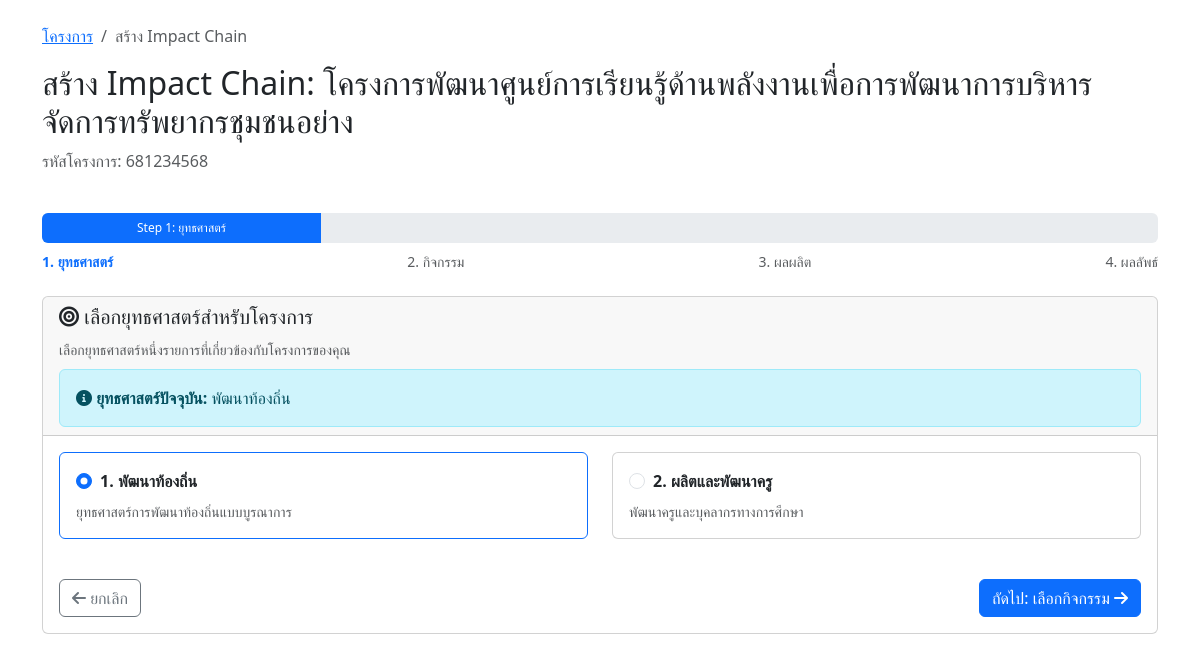
The page /impact-chain/step1-strategy.php?project_id=4 (signed in) on the database as committed earlier.
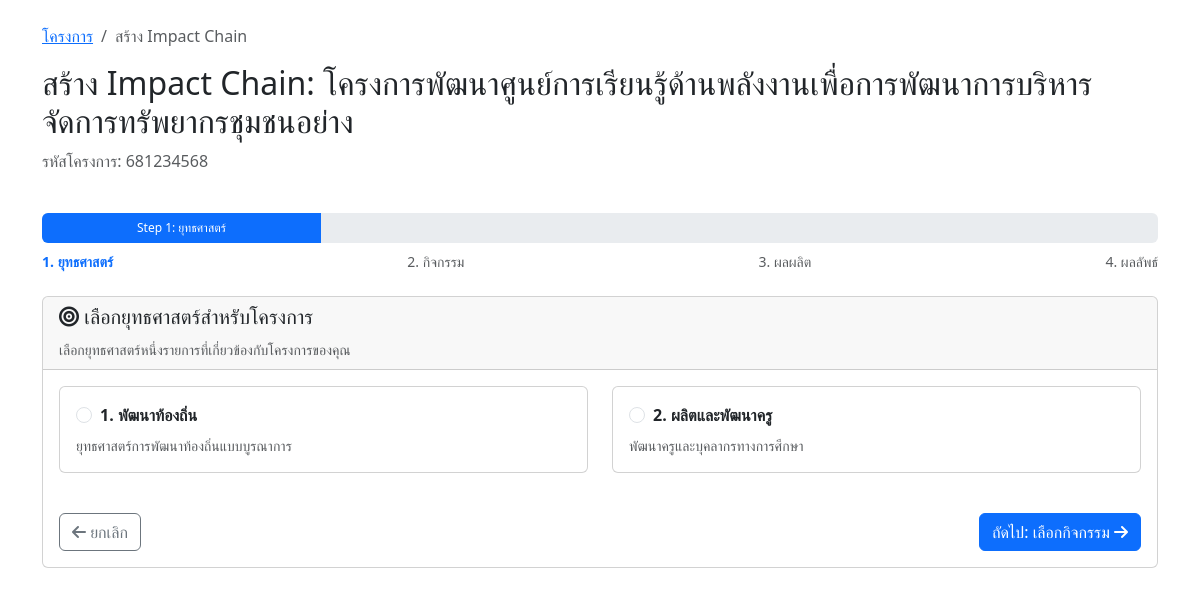
The same page on the database as committed later.
### tables this page shows
CREATE TABLE `project_strategies` (
  `id` int(11) NOT NULL,
  `project_id` int(11) NOT NULL COMMENT 'รหัสโครงการ',
  `strategy_id` int(11) NOT NULL COMMENT 'รหัสยุทธศาสตร์',
  `created_by` varchar(100) DEFAULT NULL COMMENT 'ผู้สร้าง',
  `created_at` timestamp NOT NULL DEFAULT current_timestamp(),
  `updated_at` timestamp NOT NULL DEFAULT current_timestamp() ON UPDATE current_timestamp()
);

CREATE TABLE `strategies` (
  `strategy_id` int(11) NOT NULL,
  `strategy_code` varchar(50) NOT NULL,
  `strategy_name` varchar(255) NOT NULL,
  `description` text DEFAULT NULL,
  `created_at` timestamp NOT NULL DEFAULT current_timestamp()
);

### impact-chain/step1-strategy.php (the view, shortened to what the changed rows need)
<?php
require_once '../config.php';
$project_id = isset($_GET['project_id']) ? (int)$_GET['project_id'] : 0;
$user_id = $_SESSION['user_id'];
$check_query = "SELECT * FROM projects WHERE id = ? AND created_by = ?";
$check_stmt = mysqli_prepare($conn, $check_query);
mysqli_stmt_bind_param($check_stmt, 'is', $project_id, $user_id);
mysqli_stmt_execute($check_stmt);
$project_result = mysqli_stmt_get_result($check_stmt);
$project = mysqli_fetch_assoc($project_result);
$strategies_query = "SELECT * FROM strategies ORDER BY strategy_id ASC";
$strategies_result = mysqli_query($conn, $strategies_query);
$strategies = mysqli_fetch_all($strategies_result, MYSQLI_ASSOC);
$selected_strategies = [];
$selected_strategy_ids = [];
$selected_strategy_query = "SELECT ps.strategy_id, s.strategy_name
                           FROM project_strategies ps
                           JOIN strategies s ON ps.strategy_id = s.strategy_id
                           WHERE ps.project_id = ?";
$selected_strategy_stmt = mysqli_prepare($conn, $selected_strategy_query);
mysqli_stmt_bind_param($selected_strategy_stmt, 'i', $project_id);
mysqli_stmt_execute($selected_strategy_stmt);
$selected_strategy_result = mysqli_stmt_get_result($selected_strategy_stmt);
while ($strategy = mysqli_fetch_assoc($selected_strategy_result)) {
    $selected_strategies[] = $strategy;
    $selected_strategy_ids[] = $strategy['strategy_id'];
}
?>
<!DOCTYPE html>
<html lang="th">
<head>
    <link href="https://cdn.jsdelivr.net/npm/bootstrap@5.3.0/dist/css/bootstrap.min.css" rel="stylesheet">
    <link href="https://cdnjs.cloudflare.com/ajax/libs/font-awesome/6.0.0/css/all.min.css" rel="stylesheet">
</head>
<body>
    <div class="container mt-4">
        <div class="row mb-4">
            <div class="col-12">
                <h2>สร้าง Impact Chain: <?php echo htmlspecialchars($project['name']); ?></h2>
            </div>
        </div>
        <div class="row">
            <div class="col-12">
                <div class="card">
                    <div class="card-header">
                        <?php if (!empty($selected_strategies)): ?>
                            <div class="mt-2">
                                <div class="alert alert-info mb-0">
                                    <i class="fas fa-info-circle"></i>
                                    <strong>ยุทธศาสตร์ปัจจุบัน:</strong>
                                    <?php echo htmlspecialchars($selected_strategies[0]['strategy_name']); ?>
                                </div>
                            </div>
                        <?php endif; ?>
                    </div>
                    <div class="card-body">
                        <form action="process-step1.php" method="POST">
                            <?php if (empty($strategies)): ?>
                                <div class="alert alert-warning">
                                    <i class="fas fa-exclamation-triangle"></i> ไม่พบข้อมูลยุทธศาสตร์ในระบบ
                                </div>
                            <?php else: ?>
                                <div class="row">
                                    <?php $counter = 1;
                                    foreach ($strategies as $strategy): ?>
                                        <div class="col-md-6 mb-3">
                                            <div class="card h-100 <?php echo in_array($strategy['strategy_id'], $selected_strategy_ids) ? 'border-primary' : ''; ?>">
                                                <div class="card-body">
                                                    <div class="form-check">
                                                        <input class="form-check-input" type="radio"
                                                            name="strategy" value="<?php echo $strategy['strategy_id']; ?>"
                                                            id="strategy_<?php echo $strategy['strategy_id']; ?>"
                                                            <?php echo in_array($strategy['strategy_id'], $selected_strategy_ids) ? 'checked' : ''; ?>>
                                                        <label class="form-check-label fw-bold" for="strategy_<?php echo $strategy['strategy_id']; ?>">
                                                            <?php echo $counter; ?>. <?php echo htmlspecialchars($strategy['strategy_name']); ?>
                                                        </label>
                                                    </div>
                                                    <?php if (!empty($strategy['description'])): ?>
                                                        <p class="card-text mt-2 text-muted small">
                                                            <?php echo htmlspecialchars($strategy['description']); ?>
                                                        </p>
                                                    <?php endif; ?>
                                                </div>
                                            </div>
                                        </div>
                                    <?php $counter++;
                                    endforeach; ?>
                                </div>
                            <?php endif; ?>
                        </form>
                    </div>
                </div>
            </div>
        </div>
    </div>
</body>
</html>

Rows that differ between the two databases and show on the page:
removed project_strategies: strategy.strategy_name "พัฒนาท้องถิ่น"
computed for strategies "พัฒนาท้องถิ่น": strategy_id "☑ 1. พัฒนาท้องถิ่น" → "☐ 1. พัฒนาท้องถิ่น"
Other text that changed with them:
text no longer shown: "ยุทธศาสตร์ปัจจุบัน:"
